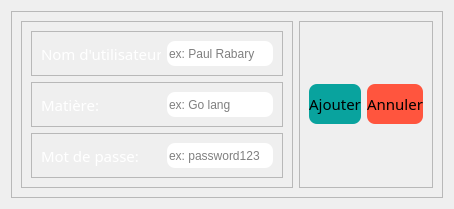
                    <widget class="QWidget" name="tab">
                     <attribute name="title">
                      <string>Ajout</string>
                     </attribute>
                     <layout class="QHBoxLayout" name="horizontalLayout_22">
                      <item>
                       <widget class="QFrame" name="frame_25">
                        <property name="frameShape">
                         <enum>QFrame::StyledPanel</enum>
                        </property>
                        <property name="frameShadow">
                         <enum>QFrame::Raised</enum>
                        </property>
                        <layout class="QHBoxLayout" name="horizontalLayout_30">
                         <item>
                          <widget class="QFrame" name="frame_26">
                           <property name="maximumSize">
                            <size>
                             <width>500</width>
                             <height>16777215</height>
                            </size>
                           </property>
                           <property name="frameShape">
                            <enum>QFrame::StyledPanel</enum>
                           </property>
                           <property name="frameShadow">
                            <enum>QFrame::Raised</enum>
                           </property>
                           <layout class="QVBoxLayout" name="verticalLayout_19">
                            <item>
                             <widget class="QFrame" name="frame_27">
                              <property name="frameShape">
                               <enum>QFrame::StyledPanel</enum>
                              </property>
                              <property name="frameShadow">
                               <enum>QFrame::Raised</enum>
                              </property>
                              <layout class="QHBoxLayout" name="horizontalLayout_31">
                               <item>
                                <widget class="QLabel" name="label_17">
                                 <property name="minimumSize">
                                  <size>
                                   <width>120</width>
                                   <height>0</height>
                                  </size>
                                 </property>
                                 <property name="maximumSize">
                                  <size>
                                   <width>120</width>
                                   <height>16777215</height>
                                  </size>
                                 </property>
                                 <property name="font">
                                  <font>
                                   <family>Quicksand Light</family>
                                   <pointsize>11</pointsize>
                                  </font>
                                 </property>
                                 <property name="styleSheet">
                                  <string notr="true">QFrame{
border-radius:10px;
color: #FFF;
}</string>
                                 </property>
                                 <property name="text">
                                  <string>Nom d'utilisateur:</string>
                                 </property>
                                </widget>
                               </item>
                               <item>
                                <widget class="QLineEdit" name="ajout_name_enseignant_in_db">
                                 <property name="minimumSize">
                                  <size>
                                   <width>0</width>
                                   <height>25</height>
                                  </size>
                                 </property>
                                 <property name="maximumSize">
                                  <size>
                                   <width>16777215</width>
                                   <height>25</height>
                                  </size>
                                 </property>
                                 <property name="styleSheet">
                                  <string notr="true">*{
color: #000;
background:#FFF;
border-radius:8px;
}</string>
                                 </property>
                                 <property name="placeholderText">
                                  <string>ex: Paul Rabary</string>
                                 </property>
                                </widget>
                               </item>
                              </layout>
                             </widget>
                            </item>
                            <item>
                             <widget class="QFrame" name="frame_31">
                              <property name="frameShape">
                               <enum>QFrame::StyledPanel</enum>
                              </property>
                              <property name="frameShadow">
                               <enum>QFrame::Raised</enum>
                              </property>
                              <layout class="QHBoxLayout" name="horizontalLayout_33">
                               <item>
                                <widget class="QLabel" name="label_19">
                                 <property name="minimumSize">
                                  <size>
                                   <width>120</width>
                                   <height>0</height>
                                  </size>
                                 </property>
                                 <property name="maximumSize">
                                  <size>
                                   <width>120</width>
                                   <height>16777215</height>
                                  </size>
                                 </property>
                                 <property name="font">
                                  <font>
                                   <family>Quicksand Light</family>
                                   <pointsize>11</pointsize>
                                  </font>
                                 </property>
                                 <property name="styleSheet">
                                  <string notr="true">QFrame{
border-radius:10px;
color: #FFF;
}</string>
                                 </property>
                                 <property name="text">
                                  <string>Matière:</string>
                                 </property>
                                </widget>
                               </item>
                               <item>
                                <widget class="QLineEdit" name="ajout_email_enseignant_in_db">
                                 <property name="minimumSize">
                                  <size>
                                   <width>0</width>
                                   <height>25</height>
                                  </size>
                                 </property>
                                 <property name="maximumSize">
                                  <size>
                                   <width>16777215</width>
                                   <height>25</height>
                                  </size>
                                 </property>
                                 <property name="styleSheet">
                                  <string notr="true">*{
color: #000;
background:#FFF;
border-radius:8px;
}</string>
                                 </property>
                                 <property name="placeholderText">
                                  <string>ex: Go lang</string>
                                 </property>
                                </widget>
                               </item>
                              </layout>
                             </widget>
                            </item>
                            <item>
                             <widget class="QFrame" name="frame_32">
                              <property name="minimumSize">
                               <size>
                                <width>0</width>
                                <height>30</height>
                               </size>
                              </property>
                              <property name="frameShape">
                               <enum>QFrame::StyledPanel</enum>
                              </property>
                              <property name="frameShadow">
                               <enum>QFrame::Raised</enum>
                              </property>
                              <layout class="QHBoxLayout" name="horizontalLayout_32">
                               <item>
                                <widget class="QLabel" name="label_18">
                                 <property name="minimumSize">
                                  <size>
                                   <width>120</width>
                                   <height>25</height>
                                  </size>
                                 </property>
                                 <property name="maximumSize">
                                  <size>
                                   <width>120</width>
                                   <height>16777215</height>
                                  </size>
                                 </property>
                                 <property name="font">
                                  <font>
                                   <family>Quicksand Light</family>
                                   <pointsize>11</pointsize>
                                  </font>
                                 </property>
                                 <property name="styleSheet">
                                  <string notr="true">QFrame{
border-radius:10px;
color: #FFF;
}</string>
                                 </property>
                                 <property name="text">
                                  <string>Mot de passe:</string>
                                 </property>
                                </widget>
                               </item>
                               <item>
                                <widget class="QLineEdit" name="ajout_password_enseignant_in_db">
                                 <property name="minimumSize">
                                  <size>
                                   <width>0</width>
                                   <height>25</height>
                                  </size>
                                 </property>
                                 <property name="maximumSize">
                                  <size>
                                   <width>16777215</width>
                                   <height>25</height>
                                  </size>
                                 </property>
                                 <property name="styleSheet">
                                  <string notr="true">*{
color: #000;
background:#FFF;
border-radius:8px;
}</string>
                                 </property>
                                 <property name="placeholderText">
                                  <string>ex: password123</string>
                                 </property>
                                </widget>
                               </item>
                              </layout>
                             </widget>
                            </item>
                           </layout>
                          </widget>
                         </item>
                         <item>
                          <widget class="QFrame" name="frame_28">
                           <property name="frameShape">
                            <enum>QFrame::StyledPanel</enum>
                           </property>
                           <property name="frameShadow">
                            <enum>QFrame::Raised</enum>
                           </property>
                           <layout class="QHBoxLayout" name="horizontalLayout_23">
                            <item>
                             <widget class="QPushButton" name="btn_ajout_enseignant_in_db">
                              <property name="maximumSize">
                               <size>
                                <width>150</width>
                                <height>40</height>
                               </size>
                              </property>
                              <property name="font">
                               <font>
                                <family>Quicksand Light</family>
                                <pointsize>11</pointsize>
                               </font>
                              </property>
                              <property name="styleSheet">
                               <string notr="true">*{
background:rgb(9, 163, 158);
border-radius:8px;
}
QPushButton:hover{
background:rgb(13, 58, 53);
color:#FFF;
font-size:18px;
}
QPushButton:pressed{
background:rgb(98, 255, 237);
}</string>
                              </property>
                              <property name="text">
                               <string>Ajouter</string>
                              </property>
                             </widget>
                            </item>
                            <item>
                             <widget class="QPushButton" name="pushButton_18">
                              <property name="maximumSize">
                               <size>
                                <width>150</width>
                                <height>40</height>
                               </size>
                              </property>
                              <property name="font">
                               <font>
                                <family>Quicksand Light</family>
                                <pointsize>11</pointsize>
                               </font>
                              </property>
                              <property name="styleSheet">
                               <string notr="true">*{
background:rgb(255, 85, 62);
border-radius:8px;
}
QPushButton:hover{
background:rgb(198, 66, 43);
color:#FFF;
font-size:18px;
}
QPushButton:pressed{
background:rgb(255, 142, 114);
}</string>
                              </property>
                              <property name="text">
                               <string>Annuler</string>
                              </property>
                             </widget>
                            </item>
                           </layout>
                          </widget>
                         </item>
                        </layout>
                       </widget>
                      </item>
                     </layout>
                    </widget>
